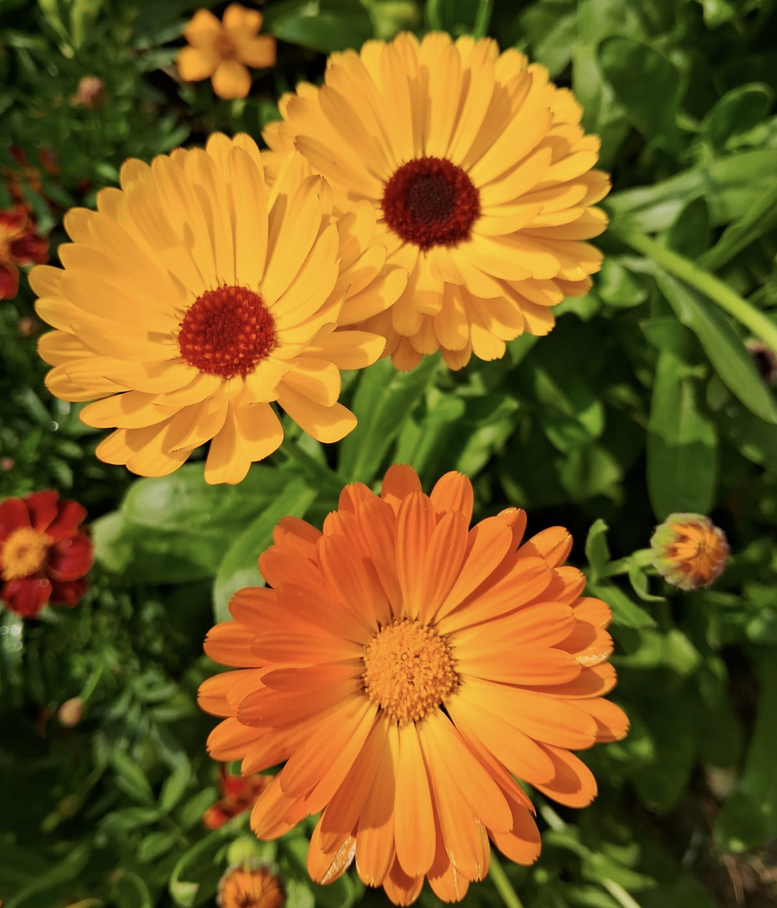
#> input picture images/flower.png, 777 x 908 px, shrunk from 1112 x 1300 before the run, found by its file name
$ python HomeWork_9.py
#> lines starting #> are read from the running program, lines starting #| are printed output that depends on the picture
import cv2
import numpy as np
from skimage.exposure import match_histograms
import matplotlib.pyplot as plt

# Load Images
source = cv2.imread("/Users/akhi/Desktop/DIP/images/flower.png", cv2.IMREAD_GRAYSCALE)      # Source image
#> source: shape (908, 777); min 0, max 215, mean 97.1
reference = cv2.imread("/Users/akhi/Desktop/DIP/images/roses.png", cv2.IMREAD_GRAYSCALE) # Reference image
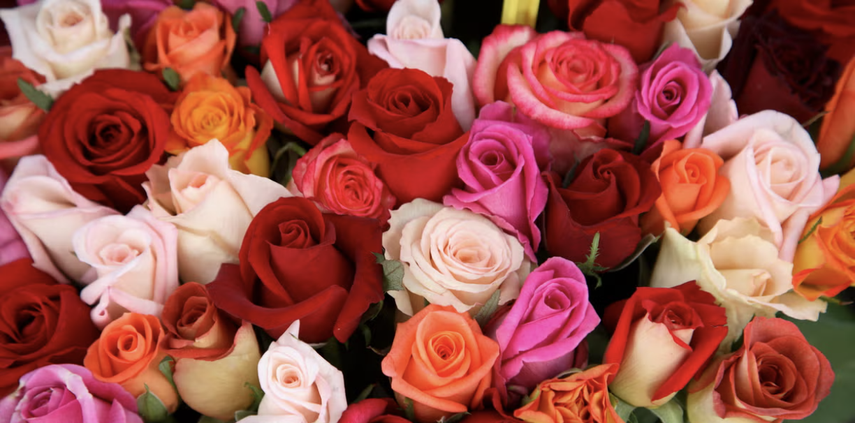
#> input picture images/roses.png, 855 x 423 px, shrunk from 1224 x 606 before the run, found by its file name
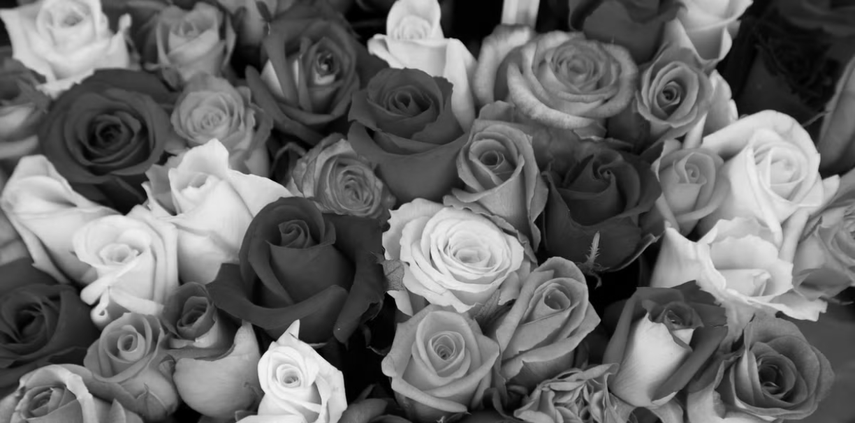
#> reference: shape (423, 855); min 0, max 248, mean 105.2

if source is None or reference is None:
    raise FileNotFoundError("Source or Reference image not found!")

# -------------------------------
# Built-in Histogram Matching (Scikit-Image)
# -------------------------------
matched_builtin = match_histograms(source, reference)
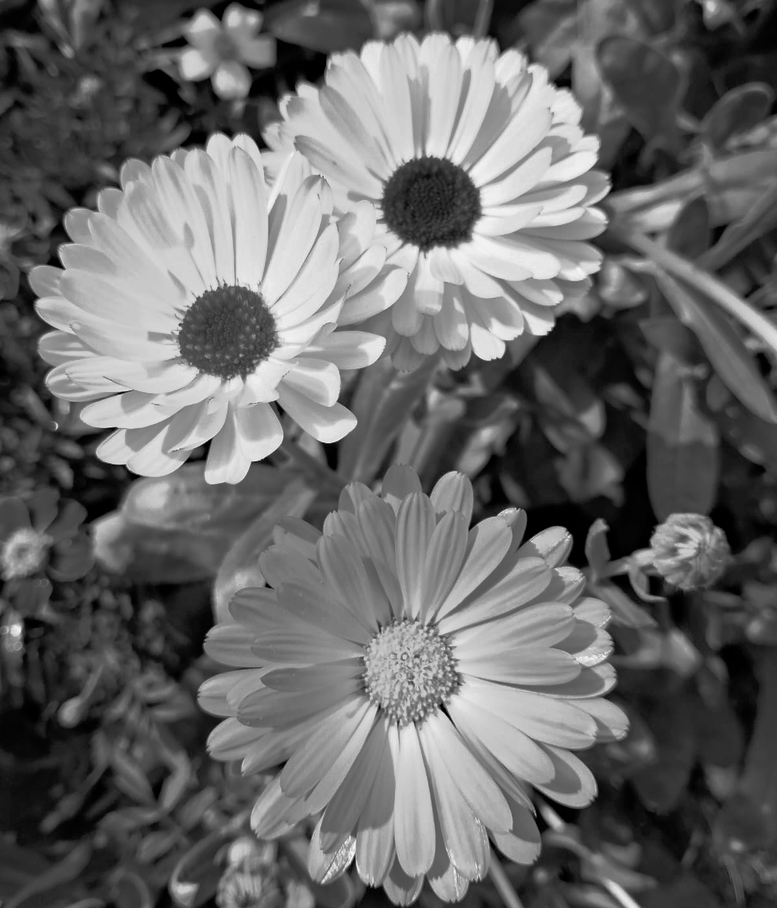
#> matched_builtin: shape (908, 777) float64; min 0, max 248, mean 105.4

# -------------------------------
# Custom Method 1: CDF-based Histogram Matching
# -------------------------------
def histogram_matching_cdf(source, reference):
    src_hist, _ = np.histogram(source.flatten(), 256, [0,256])
#> src_hist = 256 values, max 6655 at index 42, min 0 at index 210, mean 2755.9
    ref_hist, _ = np.histogram(reference.flatten(), 256, [0,256])
#> ref_hist = 256 values, max 3157 at index 71, min 0 at index 246, mean 1412.8

    src_cdf = np.cumsum(src_hist) / np.sum(src_hist)
#> src_cdf = 256 values from 0.000724 to 1
    ref_cdf = np.cumsum(ref_hist) / np.sum(ref_hist)
#> ref_cdf = 256 values from 0.00308 to 1

    mapping = np.interp(src_cdf, ref_cdf, np.arange(256))
#> mapping = 256 values from 0 to 255
    matched = mapping[source]
    return matched.astype(np.uint8)

matched_cdf = histogram_matching_cdf(source, reference)

# -------------------------------
# Custom Method 2: Direct Histogram Specification
# -------------------------------
def histogram_matching_direct(source, reference):
    src_values, bin_idx, src_counts = np.unique(source.ravel(), return_inverse=True, return_counts=True)
#> src_values = 214 values from 0 to 215; src_counts = 214 values, max 6655 at index 42, min 1 at index 210, mean 3296.8
    ref_values, ref_counts = np.unique(reference.ravel(), return_counts=True)
#> ref_values = 247 values from 0 to 248; ref_counts = 247 values, max 3157 at index 71, min 1 at index 245, mean 1464.2

    # Cumulative probability
    src_quantiles = np.cumsum(src_counts).astype(np.float64)
#> src_quantiles = 214 values from 511 to 705516
    src_quantiles /= src_quantiles[-1]
#> src_quantiles = 214 values from 0.000724 to 1

    ref_quantiles = np.cumsum(ref_counts).astype(np.float64)
#> ref_quantiles = 247 values from 1115 to 361665
    ref_quantiles /= ref_quantiles[-1]
#> ref_quantiles = 247 values from 0.00308 to 1

    # Interpolation
    interp_values = np.interp(src_quantiles, ref_quantiles, ref_values)
#> interp_values = 214 values from 0 to 248
    return interp_values[bin_idx].reshape(source.shape).astype(np.uint8)

matched_direct = histogram_matching_direct(source, reference)

# -------------------------------
# 5. Contrast Adjustment Function
# -------------------------------
def adjust_contrast(image, alpha, beta):
    """
    alpha < 1.0 = low contrast
    alpha > 1.0 = high contrast
    beta = brightness shift
    """
#> called with alpha = 0.5, beta = 0
    return cv2.convertScaleAbs(image, alpha=alpha, beta=beta)
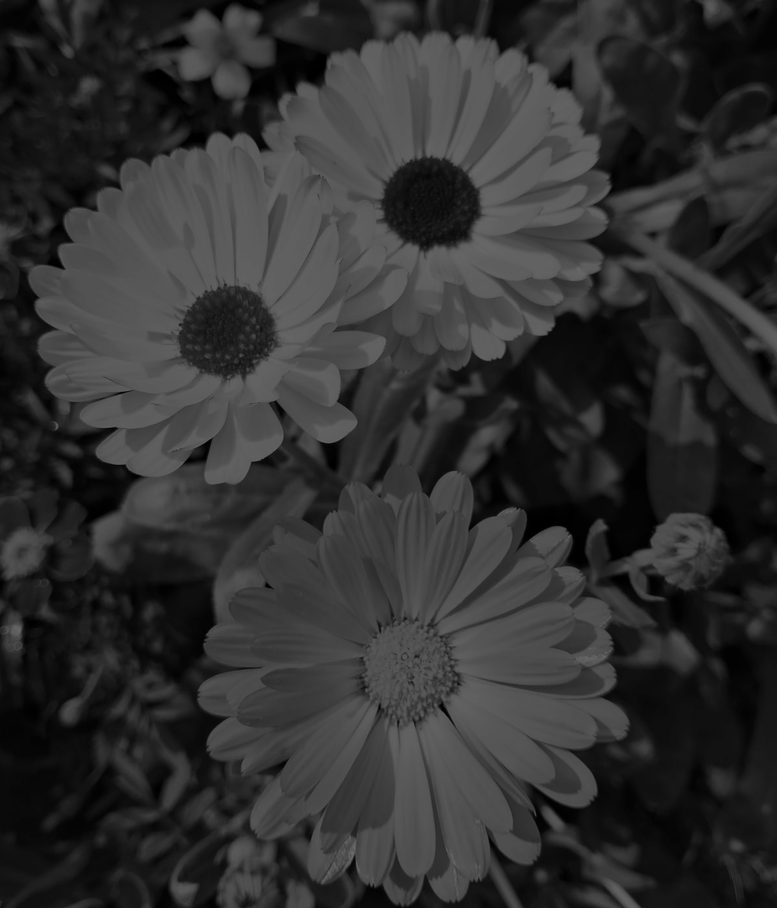
#> returned value: shape (908, 777); min 0, max 108, mean 48.6

low_contrast = adjust_contrast(source, alpha=0.5, beta=0)
high_contrast = adjust_contrast(source, alpha=2.0, beta=0)
#> call 2 of adjust_contrast, with alpha = 2, beta = 0
#> in adjust_contrast (call 2), `return cv2.convertScaleAbs(image, alpha=alpha, beta=beta)`:
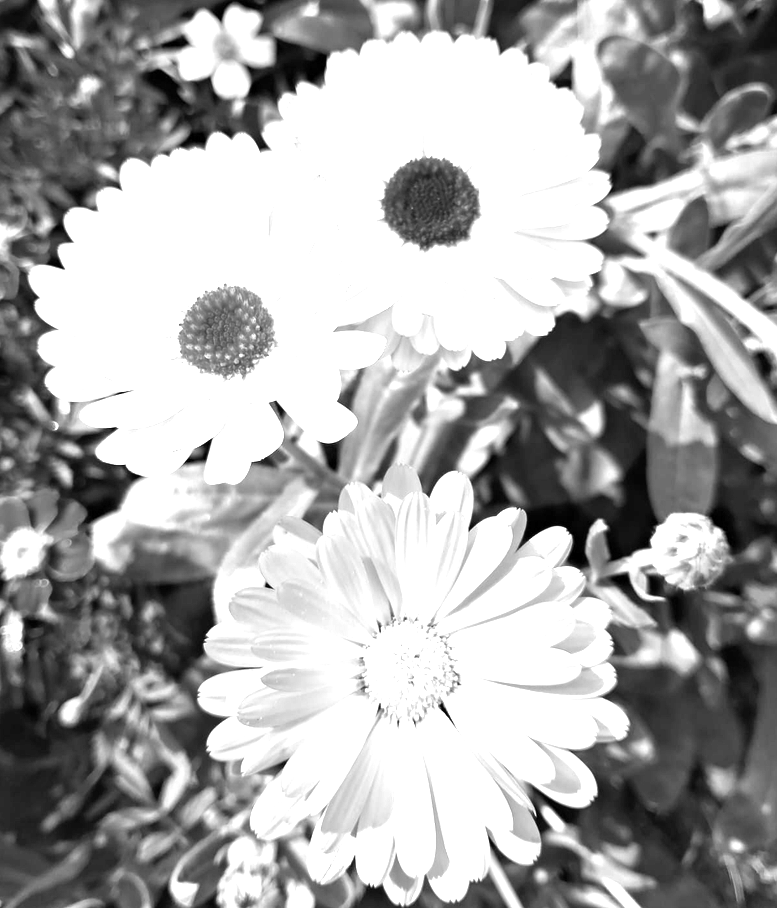
#> returned value: shape (908, 777); min 0, max 255, mean 168.6
normal_contrast = source.copy()

# -------------------------------
# Show Results
# -------------------------------
plt.figure(figsize=(15, 8))
plt.subplot(2, 3, 1); plt.imshow(source, cmap='gray'); plt.title("Source"); plt.axis('off')
plt.subplot(2, 3, 2); plt.imshow(reference, cmap='gray'); plt.title("Reference"); plt.axis('off')
plt.subplot(2, 3, 3); plt.imshow(matched_builtin, cmap='gray'); plt.title("Built-in Matched"); plt.axis('off')
plt.subplot(2, 3, 4); plt.imshow(matched_cdf, cmap='gray'); plt.title("Custom CDF Matched"); plt.axis('off')
plt.subplot(2, 3, 5); plt.imshow(matched_direct, cmap='gray'); plt.title("Custom Direct Matched"); plt.axis('off')
plt.subplot(2, 3, 6); plt.hist(matched_builtin.ravel(), bins=256, color='black'); plt.title("Histogram of Built-in")
plt.show()
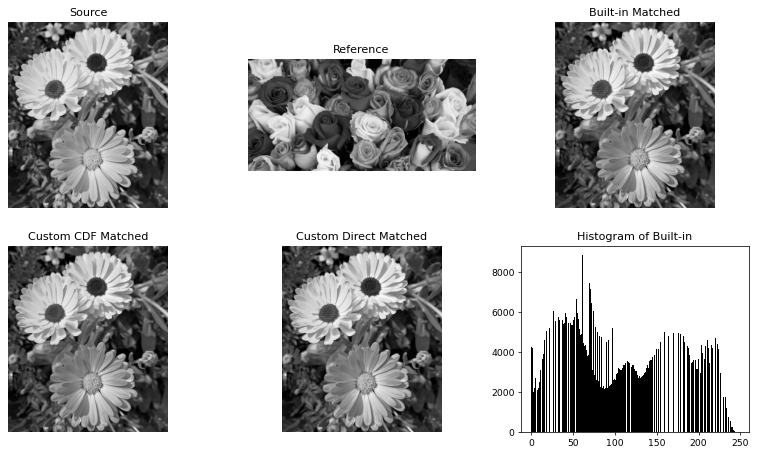
#> figure drawn by matplotlib, 6 panels; panel 6: tallest bar 8863 high, from x = 61.03 to 62

# -------------------------------
# 7. Effect of Contrast Levels
# -------------------------------
contrast_levels = [("Low Contrast", low_contrast),
                   ("Normal Contrast", normal_contrast),
                   ("High Contrast", high_contrast)]

plt.figure(figsize=(15, 8))
for i, (title, img) in enumerate(contrast_levels):
    matched_img = match_histograms(img, reference)
    plt.subplot(2, 3, i + 1)
    plt.imshow(img, cmap='gray')
    plt.title(f"{title} Source")
    plt.axis('off')

    plt.subplot(2, 3, i + 4)
    plt.imshow(matched_img, cmap='gray')
    plt.title(f"{title} Matched")
    plt.axis('off')
#> this loop made 3 passes
#> title on passes 1 to 3: 'Low Contrast', 'Normal Contrast', 'High Contrast'
#> pass 3, `matched_img = match_histograms(img, reference)`:
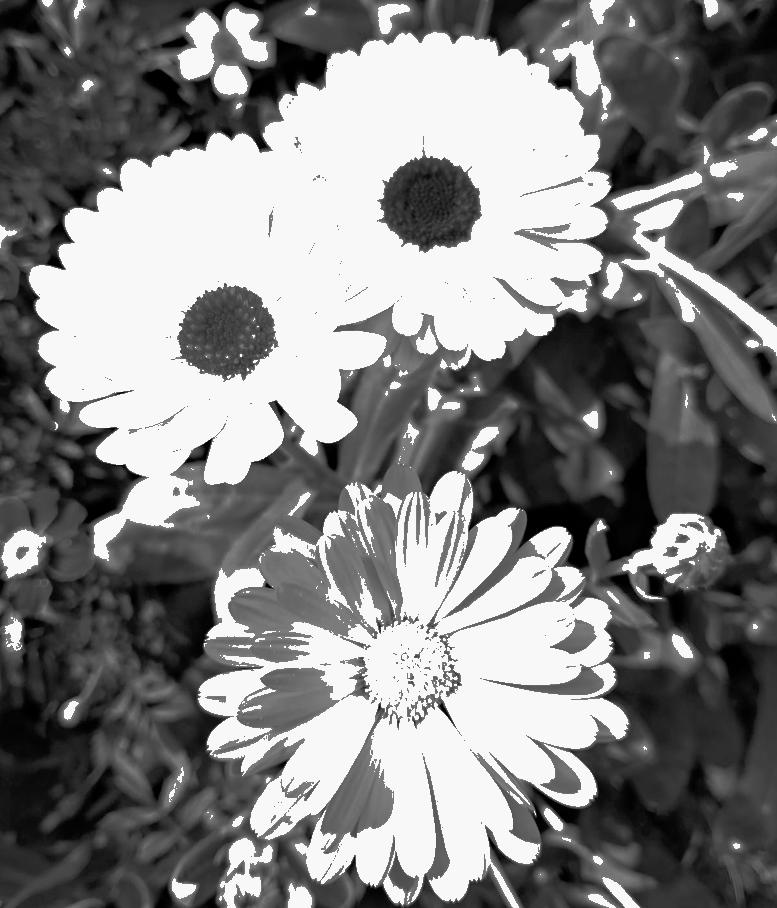
#> matched_img: shape (908, 777) float64; min 0, max 248, mean 130.8

plt.show()
